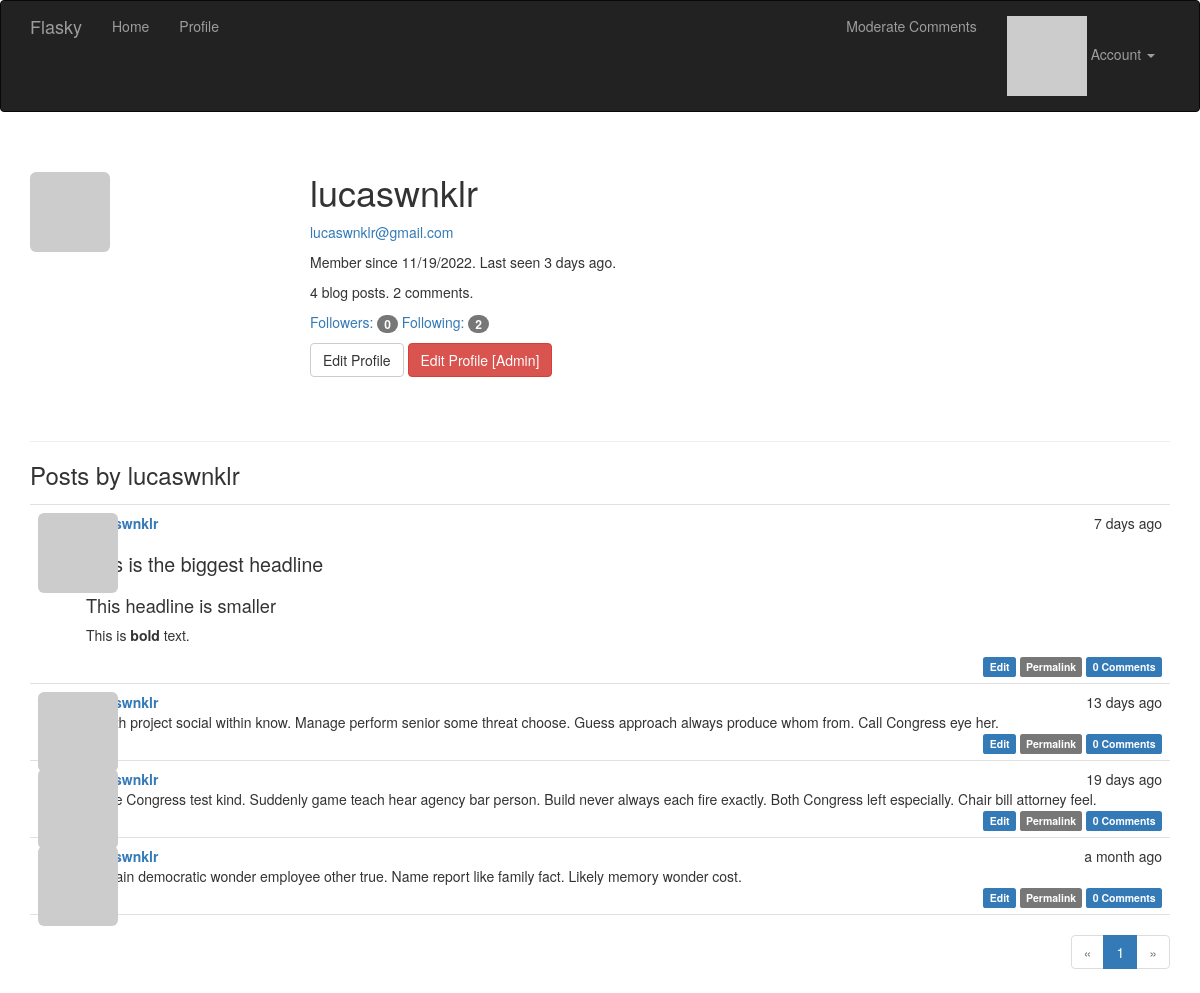
Before: /user/lucaswnklr (signed in) with the older database file.
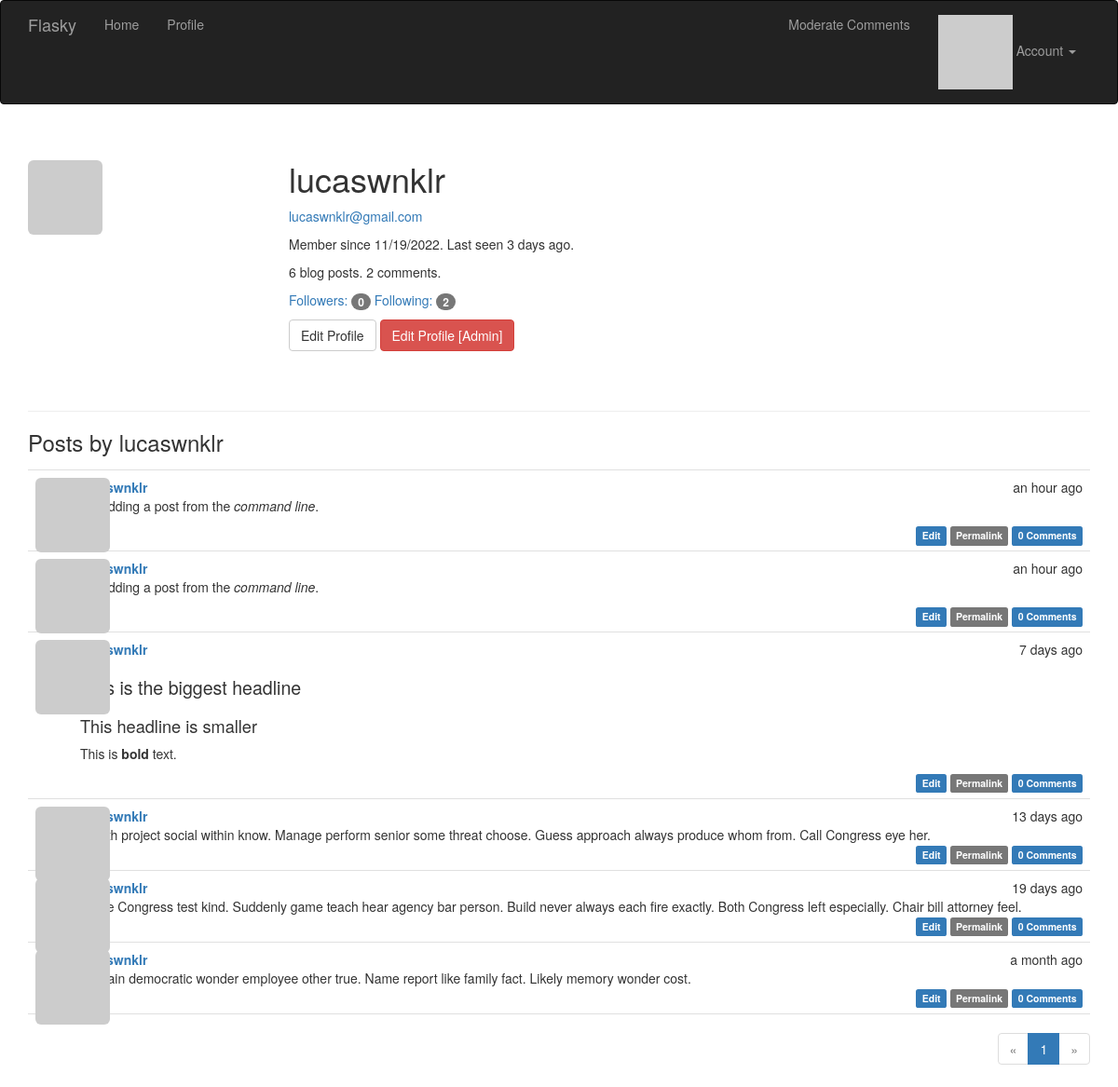
After: the same page with the newer database file.
### app/models.py (models this page shows, shortened)
class Post(db.Model):
    __tablename__ = 'posts'
    id = db.Column(db.Integer, primary_key=True)
    body = db.Column(db.Text)
    body_html = db.Column(db.Text)
    timestamp = db.Column(db.DateTime, index=True, default=datetime.utcnow)
    author_id = db.Column(db.Integer, db.ForeignKey('users.id'))
    comments = db.relationship('Comment', backref='post', lazy='dynamic')

class User(UserMixin, db.Model):
    __tablename__ = 'users'
    id = db.Column(db.Integer, primary_key=True)
    email = db.Column(db.String(64), unique=True, index=True)
    username = db.Column(db.String(64), unique=True, index=True)
    role_id = db.Column(db.Integer, db.ForeignKey('roles.id'))
    password_hash = db.Column(db.String(128))
    confirmed = db.Column(db.Boolean, default=False)
    name = db.Column(db.String(64))
    location = db.Column(db.String(64))
    about_me = db.Column(db.Text())
    member_since = db.Column(db.DateTime(), default=datetime.utcnow)
    last_seen = db.Column(db.DateTime(), default=datetime.utcnow)
    avatar_hash = db.Column(db.String(32))
    posts = db.relationship('Post', backref='author', lazy='dynamic')
    followed = db.relationship('Follow', foreign_keys=[Follow.follower_id],
                               backref=db.backref('follower', lazy='joined'),
                               lazy='dynamic',
                               cascade='all, delete-orphan')
    followers = db.relationship('Follow', foreign_keys=[Follow.followed_id],
                                backref=db.backref('followed', lazy='joined'),
                                lazy='dynamic',
                                cascade='all, delete-orphan')
    comments = db.relationship('Comment', backref='author', lazy='dynamic')
    @property
    def password(self):
        raise AttributeError('password is not a readable attribute')
    def can(self, perm):
        return self.role is not None and self.role.has_permission(perm)
    def is_administrator(self):
        return self.can(Permission.ADMIN)
    def ping(self):
        self.last_seen = datetime.utcnow()
        db.session.add(self)
    def gravatar_hash(self):
        return hashlib.md5(self.email.lower().encode('utf-8')).hexdigest()
    def gravatar(self, size=100, default='identicon', rating='g'):
        url = 'https://secure.gravatar.com/avatar'
        hash = self.avatar_hash or self.gravatar_hash()
        return '{url}/{hash}?s={size}&d={default}&r={rating}'.format(
            url=url, hash=hash, size=size, default=default, rating=rating)

### app/main/views.py (the view)
@main.route('/user/<username>')
def user(username):
    user = User.query.filter_by(username=username).first_or_404()
    page = request.args.get('page', 1, type=int)
    pagination = user.posts.order_by(Post.timestamp.desc()).paginate(page=page,
                                                                     per_page=current_app.config[
                                                                         'FLASKY_POSTS_PER_PAGE'], error_out=False)
    posts = pagination.items
    return render_template('user.html', user=user, posts=posts, pagination=pagination)

### app/auth/views.py (called while the page is built)
@auth.before_app_request
def before_request():
    if current_user.is_authenticated:
        current_user.ping()
        if not current_user.confirmed \
                and request.endpoint \
                and request.blueprint != 'auth' \
                and request.endpoint != 'static':
            return redirect(url_for('auth.unconfirmed'))

### app/main/__init__.py (called while the page is built)
@main.app_context_processor
def inject_permissions():
    return dict(Permission=Permission)

### app/models.py (called while the page is built)
@login_manager.user_loader
def load_user(user_id):
    return User.query.get(int(user_id))

    def has_permission(self, perm):
        return self.permissions & perm == perm

### app/templates/user.html (shortened to what this page needs)
{% extends 'base.html' %}
{% import "_macros.html" as macros %}
{% block page_content %}
<div class="page-header">
    <img class="img-rounded profile-thumbnail" src="{{ user.gravatar(size=256) }}">
    <div class="profile-header">
        <h1>{{ user.username }}</h1>
        {% if current_user.is_administrator() %}
        <p><a href="mailto:{{ user.email }}">{{ user.email }}</a></p>
        {% endif %}
        <p>Member since {{ moment(user.member_since).format('L') }}. Last seen {{ moment(user.last_seen).fromNow() }}.</p>
        <p>{{ user.posts.count() }} blog posts. {{ user.comments.count() }} comments.</p>
        <p>
            <a href="{{ url_for('.followers', username=user.username) }}">Followers: <span class="badge">{{ user.followers.count() - 1 }}</span></a>
            <a href="{{ url_for('.followed_by', username=user.username) }}">Following: <span class="badge">{{ user.followed.count() - 1}}</span></a>
        </p>
        <p>
            {% if user == current_user %}
            <a class="btn btn-default" href="{{ url_for('.edit_profile') }}">Edit Profile</a>
            {% endif %}
            {% if current_user.is_administrator() %}
            <a class="btn btn-danger" href="{{ url_for('.edit_profile_admin', id=user.id) }}">Edit Profile [Admin]</a>
            {% endif %}
        </p>
    </div>
</div>
<h3>Posts by {{ user.username }}</h3>
{% include '_posts.html' %}
{% if pagination %}
<div class="pagination">
    {{ macros.pagination_widget(pagination, '.user', username=user.username) }}
</div>
{% endif %}
{% endblock %}

### app/templates/_posts.html
<ul class="posts">
    {% for post in posts %}
    <li class="post">
        <div class="post-thumbnail">
            <a href="{{ url_for('.user', username=post.author.username) }}">
                <img class="img-rounded profile-thumbnail" src="{{ post.author.gravatar(size=40) }}">
            </a>
        </div>
        <div class="post-content">
            <div class="post-date">{{ moment(post.timestamp).fromNow() }}</div>
            <div class="post-author"><a href="{{ url_for('.user', username=post.author.username) }}">{{ post.author.username }}</a></div>
            <div class="post-body">
                {% if post.body_html %}
                    {{ post.body_html | safe }}
                {% else %}
                    {{ post.body }}
                {% endif %}
            </div>
            <div class="post-footer">
                {% if current_user == post.author %}
                <a href="{{ url_for('.edit', id=post.id) }}">
                    <span class="label label-primary">Edit</span>
                </a>
                {% elif current_user.is_administrator() %}
                <a href="{{ url_for('.edit', id=post.id) }}">
                    <span class="label danger">Edit [Admin]</span>
                </a>
                {% endif %}
                <a href="{{ url_for('.post', id=post.id) }}">
                    <span class="label label-default">Permalink</span>
                </a>
                <a href="{{ url_for('.post', id=post.id)}}#comments">
                    <span class="label label-primary">{{ post.comments.count() }} Comments</span>
                </a>
            </div>
        </div>
    </li>
    {% endfor %}
</ul>

Changed rows visible on the page:
added Post: timestamp "an hour ago", author.username "lucaswnklr", body_html "I'm adding a post from the command line .", comments.count "0"
added Post: timestamp "an hour ago", author.username "lucaswnklr", body_html "I'm adding a post from the command line .", comments.count "0"
Other visible differences:
{{ user.posts.count() }}: "4" → "6"
